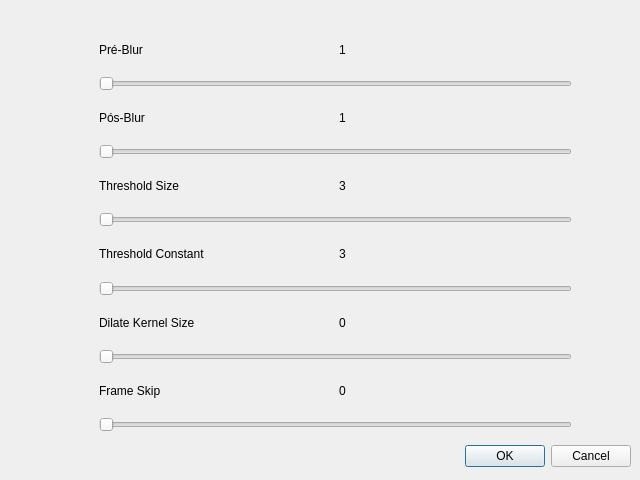
<?xml version="1.0" encoding="UTF-8"?>
<ui version="4.0">
 <class>QDialog_Filters</class>
 <widget class="QDialog" name="QDialog_Filters">
  <property name="geometry">
   <rect>
    <x>0</x>
    <y>0</y>
    <width>640</width>
    <height>480</height>
   </rect>
  </property>
  <property name="windowTitle">
   <string>Filtros</string>
  </property>
  <widget class="QDialogButtonBox" name="buttonBox">
   <property name="geometry">
    <rect>
     <x>10</x>
     <y>440</y>
     <width>621</width>
     <height>32</height>
    </rect>
   </property>
   <property name="orientation">
    <enum>Qt::Horizontal</enum>
   </property>
   <property name="standardButtons">
    <set>QDialogButtonBox::Cancel|QDialogButtonBox::Ok</set>
   </property>
  </widget>
  <widget class="QFrame" name="frame">
   <property name="geometry">
    <rect>
     <x>90</x>
     <y>20</y>
     <width>491</width>
     <height>421</height>
    </rect>
   </property>
   <layout class="QGridLayout" name="gridLayout">
    <item row="4" column="1">
     <widget class="QLabel" name="label_7">
      <property name="text">
       <string>3</string>
      </property>
     </widget>
    </item>
    <item row="5" column="0" colspan="2">
     <widget class="QSlider" name="sldr_preThreshold">
      <property name="minimum">
       <number>3</number>
      </property>
      <property name="maximum">
       <number>500</number>
      </property>
      <property name="singleStep">
       <number>2</number>
      </property>
      <property name="pageStep">
       <number>6</number>
      </property>
      <property name="orientation">
       <enum>Qt::Horizontal</enum>
      </property>
     </widget>
    </item>
    <item row="1" column="0" colspan="2">
     <widget class="QSlider" name="sldr_preBlur">
      <property name="minimum">
       <number>1</number>
      </property>
      <property name="maximum">
       <number>500</number>
      </property>
      <property name="orientation">
       <enum>Qt::Horizontal</enum>
      </property>
     </widget>
    </item>
    <item row="0" column="1">
     <widget class="QLabel" name="label_5">
      <property name="text">
       <string>1</string>
      </property>
     </widget>
    </item>
    <item row="2" column="0">
     <widget class="QLabel" name="label_2">
      <property name="text">
       <string>Pós-Blur</string>
      </property>
     </widget>
    </item>
    <item row="3" column="0" colspan="2">
     <widget class="QSlider" name="sldr_postBlur">
      <property name="minimum">
       <number>1</number>
      </property>
      <property name="maximum">
       <number>500</number>
      </property>
      <property name="orientation">
       <enum>Qt::Horizontal</enum>
      </property>
     </widget>
    </item>
    <item row="14" column="0">
     <widget class="QLabel" name="label_9">
      <property name="text">
       <string>Frame Skip</string>
      </property>
     </widget>
    </item>
    <item row="16" column="0" colspan="2">
     <widget class="QSlider" name="sldr_frameSkip">
      <property name="minimum">
       <number>0</number>
      </property>
      <property name="maximum">
       <number>50</number>
      </property>
      <property name="singleStep">
       <number>1</number>
      </property>
      <property name="pageStep">
       <number>5</number>
      </property>
      <property name="value">
       <number>0</number>
      </property>
      <property name="orientation">
       <enum>Qt::Horizontal</enum>
      </property>
     </widget>
    </item>
    <item row="14" column="1">
     <widget class="QLabel" name="label_10">
      <property name="text">
       <string>0</string>
      </property>
     </widget>
    </item>
    <item row="0" column="0">
     <widget class="QLabel" name="label">
      <property name="text">
       <string>Pré-Blur</string>
      </property>
     </widget>
    </item>
    <item row="4" column="0">
     <widget class="QLabel" name="label_3">
      <property name="text">
       <string>Threshold Size</string>
      </property>
     </widget>
    </item>
    <item row="2" column="1">
     <widget class="QLabel" name="label_6">
      <property name="text">
       <string>1</string>
      </property>
     </widget>
    </item>
    <item row="9" column="0" colspan="2">
     <widget class="QSlider" name="sldr_dilateKernelSize">
      <property name="minimum">
       <number>0</number>
      </property>
      <property name="maximum">
       <number>50</number>
      </property>
      <property name="singleStep">
       <number>1</number>
      </property>
      <property name="pageStep">
       <number>5</number>
      </property>
      <property name="value">
       <number>0</number>
      </property>
      <property name="orientation">
       <enum>Qt::Horizontal</enum>
      </property>
     </widget>
    </item>
    <item row="8" column="0">
     <widget class="QLabel" name="label_11">
      <property name="text">
       <string>Dilate Kernel Size</string>
      </property>
     </widget>
    </item>
    <item row="6" column="0">
     <widget class="QLabel" name="label_4">
      <property name="text">
       <string>Threshold Constant</string>
      </property>
     </widget>
    </item>
    <item row="6" column="1">
     <widget class="QLabel" name="label_8">
      <property name="text">
       <string>3</string>
      </property>
     </widget>
    </item>
    <item row="7" column="0" colspan="2">
     <widget class="QSlider" name="sldr_threshC">
      <property name="minimum">
       <number>3</number>
      </property>
      <property name="maximum">
       <number>500</number>
      </property>
      <property name="singleStep">
       <number>2</number>
      </property>
      <property name="pageStep">
       <number>6</number>
      </property>
      <property name="orientation">
       <enum>Qt::Horizontal</enum>
      </property>
     </widget>
    </item>
    <item row="8" column="1">
     <widget class="QLabel" name="label_12">
      <property name="text">
       <string>0</string>
      </property>
     </widget>
    </item>
   </layout>
  </widget>
 </widget>
 <resources/>
 <connections>
  <connection>
   <sender>sldr_preBlur</sender>
   <signal>valueChanged(int)</signal>
   <receiver>label_5</receiver>
   <slot>setNum(int)</slot>
   <hints>
    <hint type="sourcelabel">
     <x>368</x>
     <y>76</y>
    </hint>
    <hint type="destinationlabel">
     <x>345</x>
     <y>53</y>
    </hint>
   </hints>
  </connection>
  <connection>
   <sender>sldr_postBlur</sender>
   <signal>valueChanged(int)</signal>
   <receiver>label_6</receiver>
   <slot>setNum(int)</slot>
   <hints>
    <hint type="sourcelabel">
     <x>298</x>
     <y>153</y>
    </hint>
    <hint type="destinationlabel">
     <x>405</x>
     <y>106</y>
    </hint>
   </hints>
  </connection>
  <connection>
   <sender>sldr_preThreshold</sender>
   <signal>valueChanged(int)</signal>
   <receiver>label_7</receiver>
   <slot>setNum(int)</slot>
   <hints>
    <hint type="sourcelabel">
     <x>349</x>
     <y>226</y>
    </hint>
    <hint type="destinationlabel">
     <x>357</x>
     <y>201</y>
    </hint>
   </hints>
  </connection>
  <connection>
   <sender>sldr_threshC</sender>
   <signal>valueChanged(int)</signal>
   <receiver>label_8</receiver>
   <slot>setNum(int)</slot>
   <hints>
    <hint type="sourcelabel">
     <x>337</x>
     <y>294</y>
    </hint>
    <hint type="destinationlabel">
     <x>415</x>
     <y>267</y>
    </hint>
   </hints>
  </connection>
  <connection>
   <sender>sldr_frameSkip</sender>
   <signal>valueChanged(int)</signal>
   <receiver>label_10</receiver>
   <slot>setNum(int)</slot>
   <hints>
    <hint type="sourcelabel">
     <x>361</x>
     <y>431</y>
    </hint>
    <hint type="destinationlabel">
     <x>571</x>
     <y>411</y>
    </hint>
   </hints>
  </connection>
  <connection>
   <sender>sldr_dilateKernelSize</sender>
   <signal>valueChanged(int)</signal>
   <receiver>label_12</receiver>
   <slot>setNum(int)</slot>
   <hints>
    <hint type="sourcelabel">
     <x>234</x>
     <y>357</y>
    </hint>
    <hint type="destinationlabel">
     <x>389</x>
     <y>333</y>
    </hint>
   </hints>
  </connection>
 </connections>
</ui>
